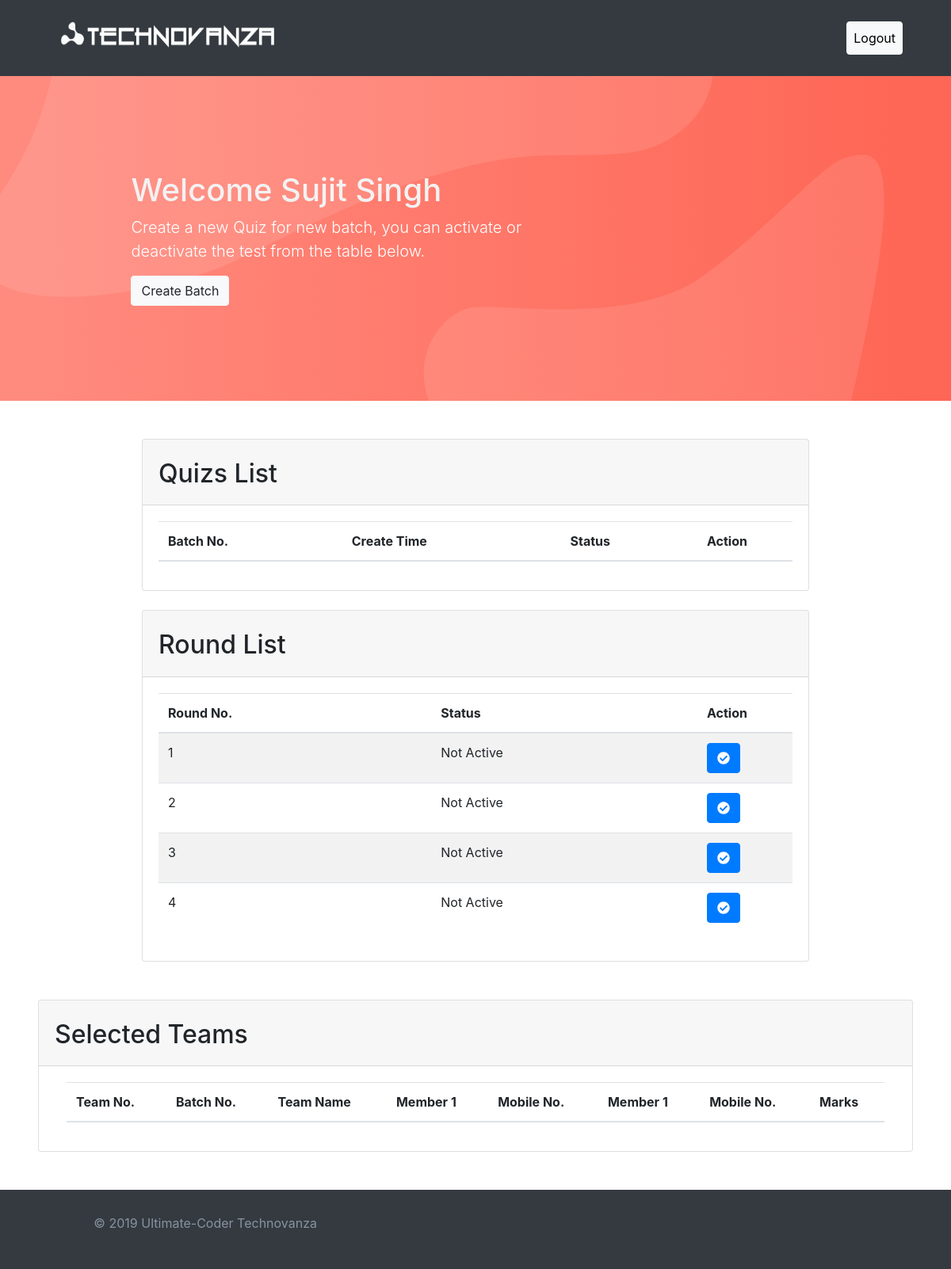
The page /admin_index.php (signed in) on the database as committed earlier.
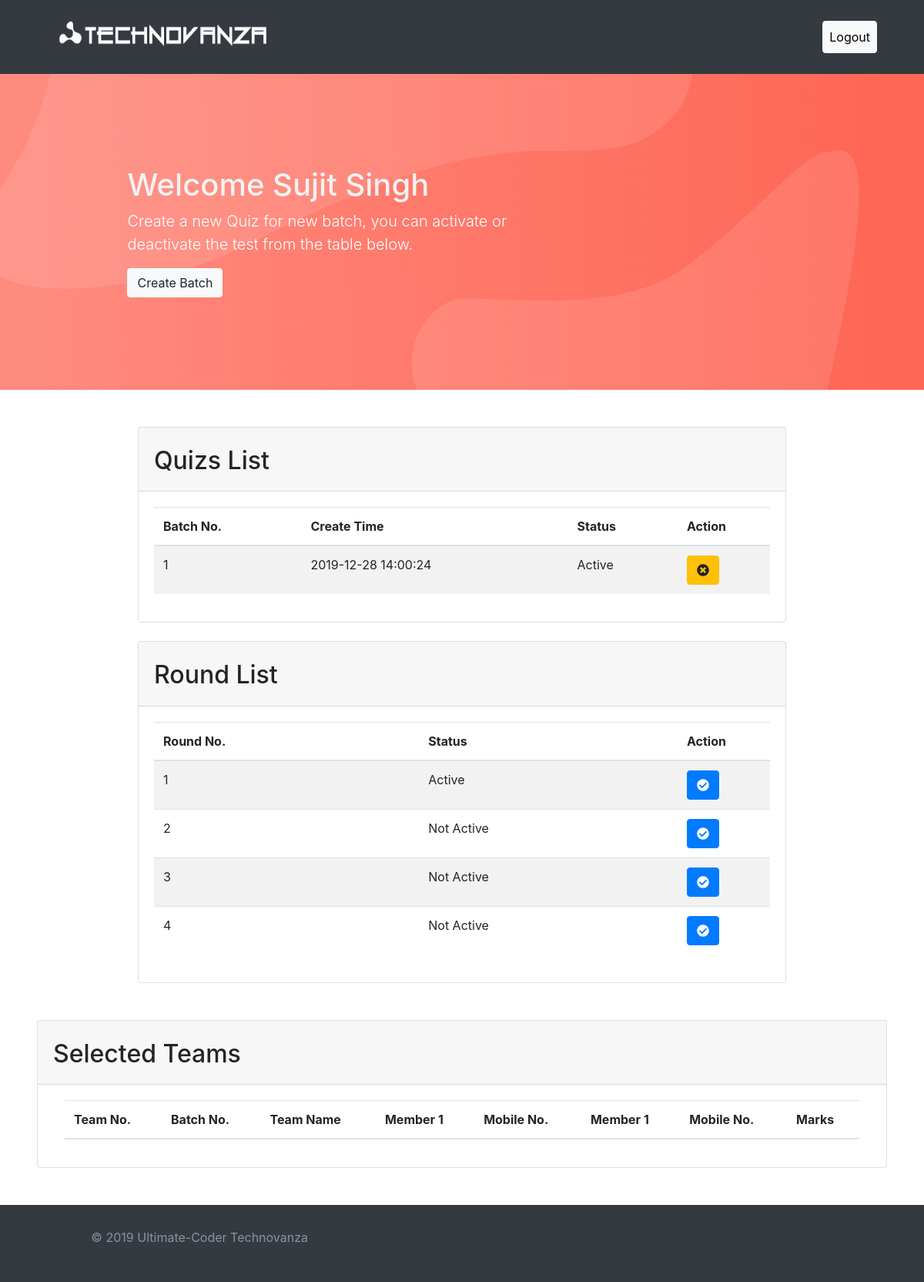
The same page on the database as committed later.
### tables this page shows
CREATE TABLE `uc_batch` (
  `batch_id` int(11) NOT NULL,
  `user_id` int(100) NOT NULL,
  `active` tinyint(1) NOT NULL DEFAULT '0',
  `time` timestamp NOT NULL DEFAULT CURRENT_TIMESTAMP
);

### admin_index.php (the view, shortened to what this page needs)
<?php
    include 'db/db.php';
?>
<!DOCTYPE html>
<html>
<head>
  <link type="text/css" rel="stylesheet" href="css/froala_blocks.css">
  <link type="text/css" rel="stylesheet" href="css/bootstrap.css">
  <link href="css/all.css" rel="stylesheet">
</head>
<body>
<header class="bg-dark" data-block-type="headers" data-id="2">
  <div class="container text-center">
      <nav class="navbar">
          <a class="navbar-brand" href=""><img src="imgs/techno_logo.png" width="300" height="70" alt=""></a>
          <div class="navbar-nav">
              <li class="nav-item active">
                <a style="color:black;" class="nav-link btn btn-light p-2 px-2" href="logout.php">Logout</a>
              </li>
          </div>
      </nav>
  </div>
</header>
<section class="fdb-block fdb-viewport bg-dark" style="background-image: url(imgs/hero/red.svg);">
  <div class="container align-items-center justify-content-center d-flex">
    <div class="row align-items-center text-left">
      <div class="col-12 col-sm-10 col-md-8 col-lg-8">
        <h1>Welcome <?php echo $_SESSION['f_name']." ".$_SESSION['l_name'] ?></h1>
        <p class="lead">Create a new Quiz for new batch, you can activate or deactivate the test from the table below.</p>
        <form action="<?php echo htmlentities($_SERVER['PHP_SELF']);?>" method="POST">
          <button type="submit" name="create_batch" class="btn btn-light">Create Batch</button>
        </form>
      </div>
    </div>
  </div>
</section>
<section class="fdb-block p-5">
  <div class="">
    <div class="row align-items-center justify-content-center">
      <div class="card">
        <div class="card-header">
          <h2>Quizs List</h2>
        </div>
        <div class="row">
            <div class="col-auto mt-4 mt-sm-0">
              <div class="card-body">
                <div class="table-responsive">
                    <table id="add-row" style="width:800px;" class="display table table-striped table-hover" >
                        <thead>
                            <tr>
                                <th>Batch No.</th>
                                <th>Create Time</th>
                                <th>Status</th>
                                <th style="width: 15%">Action</th>
                            </tr>
                        </thead>
                        <tbody>
                            <?php
                                $no = 1;
                                $sql_batch = $conn->query("SELECT * FROM uc_batch");
                                while ($row = mysqli_fetch_assoc($sql_batch)) {
                            ?>
                                <tr>
                                    <td><?= $no ?></td>
                                    <td><?= $row['time']?></td>
                                    <td><?php
                                        if($row['active']==1){
                                            echo "Active";
                                        }else {
                                            echo "Not Active";
                                        }
                                        ?>
                                    </td>
                                    <td>
                                        <form class="form-button-action" action="<?php echo htmlentities($_SERVER['PHP_SELF']); ?>" method="POST">
                                            <?php
                                            if ($row['active'] == 0) {
                                            ?>
                                            <button type="submit" data-toggle="tooltip" data-placement="right" title="Activate" name="activate" class="btn btn-primary">
                                                <i class="fa fa-check-circle"></i>
                                            </button>
                                            <?php
                                            }
                                            else
                                            { ?>
                                                <button type="submit" data-toggle="tooltip" data-placement="right" title="Deactivate" name="deactivate" class="btn btn-warning">
                                                    <i class="fa fa-times-circle"></i>
                                                </button> <?php
                                            }
                                            ?>
                                        </form>
                                    </td>
                                </tr>
                            <?php
                                $no++;
                                }
                            ?>
                        </tbody>
                    </table>
            </div>
        </div>
      </div>
      </div>
    </div>
  </div>
  <div class="row mt-4 align-items-center justify-content-center">
      <div class="card">
        <div class="card-header">
          <h2>Round List</h2>
        </div>
        <div class="row">
            <div class="col-auto mt-4 mt-sm-0">
              <div class="card-body">
                <div class="table-responsive">
                    <table id="add-row" style="width:800px;" class="display table table-striped table-hover" >
                        <thead>
                            <tr>
                                <th>Round No.</th>
                                <th>Status</th>
                                <th style="width: 15%">Action</th>
                            </tr>
                        </thead>
                        <tbody>
                            <?php
                                $no = 1;
                                $sql_round = $conn->query("SELECT * FROM uc_rounds");
                                $row_round = mysqli_fetch_assoc($sql_round);
                                while ($no<5) {
                            ?>
                                <tr>
                                    <td><?= $no ?></td>
                                    <td><?php
                                        if($row_round['round_'.$no.'']==1){
                                            echo "Active";
                                        }else {
                                            echo "Not Active";
                                        }
                                        ?>
                                    </td>
                                    <td>
                                        <form class="form-button-action" action="<?php echo htmlentities($_SERVER['PHP_SELF']); ?>" method="POST">
                                            <?php
                                            if ($row['active'] == 0) {
                                            ?>
                                            <button type="submit" data-toggle="tooltip" data-placement="right" title="Activate" name="round_activate" class="btn btn-primary">
                                                <i class="fa fa-check-circle"></i>
                                            </button>
                                            <?php
                                            }
                                            else
                                            { ?>
                                                <button type="submit" data-toggle="tooltip" data-placement="right" title="Deactivate" name="round_deactivate" class="btn btn-warning">
                                                    <i class="fa fa-times-circle"></i>
                                                </button> <?php
                                            }
                                            ?>
                                        </form>
                                    </td>
                                </tr>
                            <?php
                                $no++;
                                }
                            ?>
                        </tbody>
                    </table>
            </div>
        </div>
      </div>
      </div>
    </div>
  </div>
    <div class="mt-5 align-items-center justify-content-center">
      <div class="card">
        <div class="card-header">
          <h2>Selected Teams</h2>
        </div>
            <div class="col-auto mt-3 mt-sm-0">
              <div class="card-body">
                  <div class="table-responsive">
                      <table class="display table table-striped table-hover">
                          <thead>
                              <tr>
                                  <th>Team No.</th>
                                  <th>Batch No.</th>
                                  <th>Team Name</th>
                                  <th>Member 1</th>
                                  <th>Mobile No.</th>
                                  <th>Member 1</th>
                                  <th>Mobile No.</th>
                                  <th>Marks</th>
                              </tr>
                          </thead>
                      </table>
                    </div>
                </div>
              </div>
            </div>
        </div>
</section>
<footer class="fdb-block footer-small bg-dark" data-block-type="footers" data-id="5">
  <div class="container">
      <div class="col-12 col-md-4 mt-4 mt-md-0 text-center text-md-right" style="z-index: 10000;"><p>© 2019 Ultimate-Coder Technovanza</p></div>
  </div>
</footer>
</body>
</html>

### css/froala_blocks.css (style rules this page uses)
*, *::before, *::after { box-sizing: border-box; }
html { font-family: sans-serif; line-height: 1.15; -webkit-text-size-adjust: 100%; -ms-text-size-adjust: 100%; -ms-overflow-style: scrollbar; -webkit-tap-highlight-color: rgba(0, 0, 0, 0); }
article, aside, figcaption, figure, footer, header, hgroup, main, nav, section { display: block; }
body { margin: 0; font-family: Lato, Helvetica, Arial; font-size: 1em; font-weight: 400; line-height: 1.5; color: #444444; text-align: left; background-color: #fff; }
h1, h2, h3, h4, h5, h6 { margin-top: 0; margin-bottom: 0.5rem; }
p { margin-top: 0; margin-bottom: 1rem; }
a { color: #329ef7; text-decoration: none; background-color: transparent; -webkit-text-decoration-skip: objects; }
img { vertical-align: middle; border-style: none; }
svg { overflow: hidden; vertical-align: middle; }
table { border-collapse: collapse; }
th { text-align: inherit; }
button { border-radius: 0; }
input, button, select, optgroup, textarea { margin: 0; font-family: inherit; font-size: inherit; line-height: inherit; }
button, input { overflow: visible; }
button, select { text-transform: none; }
button, html [type="button"], [type="reset"], [type="submit"] { -webkit-appearance: button; }
h1, h2, h3, h4, h5, h6, .h1, .h2, .h3, .h4, .h5, .h6 { margin-bottom: 0.5rem; font-family: inherit; font-weight: 600; line-height: 1.5; color: inherit; }
h1, .h1 { font-size: 2.75rem; }
h2, .h2 { font-size: 2rem; }
.lead { font-size: 1.4rem; font-weight: 400; }
.btn { display: inline-block; font-weight: 400; text-align: center; white-space: nowrap; vertical-align: middle; user-select: none; border: 0.125rem solid transparent; padding: 0.375rem 1.625rem; font-size: 1em; line-height: 1.5; border-radius: 0.25rem; transition: color 0.15s ease-in-out, background-color 0.15s ease-in-out, border-color 0.15s ease-in-out, box-shadow 0.15s ease-in-out; }
.btn:not(:disabled):not(.disabled) { cursor: pointer; }
.btn-primary { color: #fff; background-color: #329ef7; border-color: #329ef7; }
.btn-warning { color: #212529; background-color: #ffc107; border-color: #ffc107; }
.btn-light { color: #212529; background-color: #f8f9fa; border-color: #f8f9fa; }
h1, h2, h3, h4, h5, h6, .h1, .h2, .h3, .h4, .h5, .h6 { margin-top: 0.3rem; }
p { color: #8892a0; font-weight: 400; }
.fdb-block { -webkit-font-smoothing: antialiased; -moz-osx-font-smoothing: grayscale; text-rendering: optimizelegibility; padding: 7.5rem 0; position: relative; background-size: cover; background-position: center; background-repeat: no-repeat; overflow: hidden; background-color: #FFFFFF; }
.fdb-block .container { background-position: center; background-repeat: no-repeat; background-size: contain; }
.fdb-block.fdb-viewport { min-height: calc(100% - 2 * 7.5rem); }
.fdb-block.fdb-viewport .container { min-height: calc(100% - 2 * 7.5rem); }
footer { padding: 1.875rem 0 !important; }
footer.bg-dark { background: #2d313c; color: #f2f2f2; }
header { background-color: #FFFFFF; }
header .navbar-nav a.nav-link { color: #777; }
header .navbar-nav .active a.nav-link { color: #444444; }
header.bg-dark .navbar-nav a.nav-link { color: #dcdcdc; }
header.bg-dark .navbar-nav .active a.nav-link { color: #FFFFFF; }
.bg-dark { background-color: #2d313c; color: #f2f2f2; }
.bg-dark p.lead { color: white; }

Rows that differ between the two databases and show on the page:
added uc_batch: time "2019-12-28 14:00:24", active "Active"
Other text that changed with them:
list line gone: "Not Active"
new list line: "Active"
